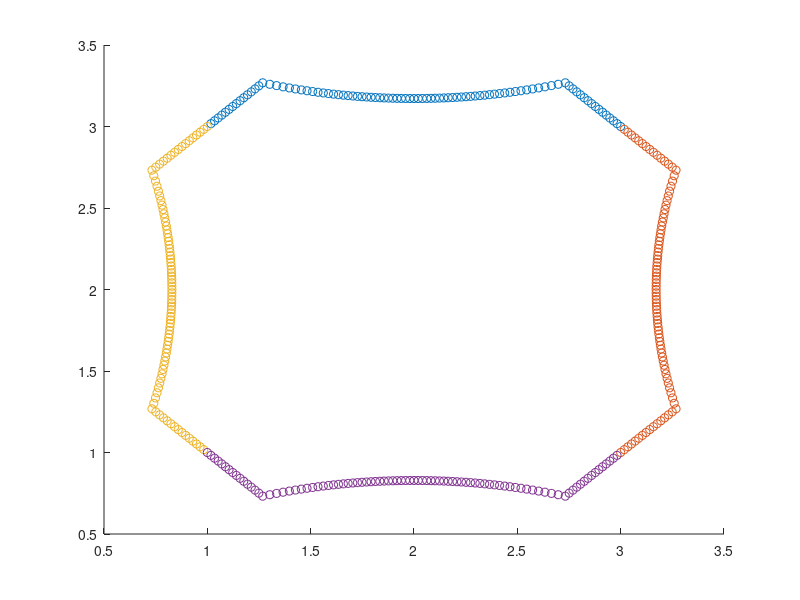
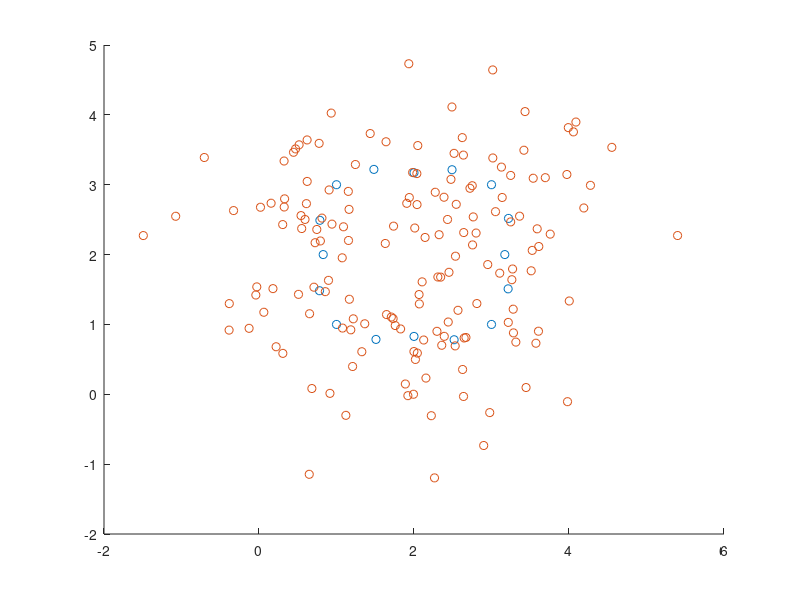

These figures' MATLAB source, in order:
%constellation_point_trace.m
% purpose: to find trace of point, given the constrains to maximize the 
% distance among different quadrant.
% author: Cantjie
% last updated at 2019/03/27


clear;

theta_deg = 1:90;
N_sampling = 1;
theta_rad = theta_deg / 180 * pi;

SNR = 10;


a = zeros(1,90 * N_sampling);
% a(1:15) = 1 ./ cos(deg2rad(theta_deg(1:15)));
% a(16:45) = 2 * sqrt(2) * cos(deg2rad(45 - theta_deg(16:45))) - 2 * sqrt(sin(deg2rad((2 * theta_deg(16:45)))));
a(1:15 * N_sampling) = 1 ./ cos(theta_rad(1:15 * N_sampling));
a(15 * N_sampling + 1 : 75 * N_sampling) ...
    = 2 * sqrt(2) * cos(deg2rad(45) - theta_rad(15 * N_sampling + 1 : 75 * N_sampling)) ...
      - 2 * sqrt(sin(2 * theta_rad(15 * N_sampling + 1 : 75 * N_sampling)));
% a(45 * N_sampling + 1 : 75 * N_sampling) ...
%     = 2 * sqrt(2) * cos(deg2rad(45) - theta_rad(15 * N_sampling + 1 : 45 * N_sampling)) ...
%       - 2 * sqrt(sin(2 * theta_rad(15 * N_sampling + 1 : 45 * N_sampling)));
a(75 * N_sampling + 1 : 90 * N_sampling) = 1 ./ sin(theta_rad(75 * N_sampling + 1 : 90 * N_sampling));

Sr = sqrt(2) .* a .* sin(deg2rad(45) - theta_rad);
Cr = sqrt(2) .* a .* cos(deg2rad(45) - theta_rad); 

A = [2 - Sr; 2 + Cr];
B = [2 + Cr; 2 + Sr];
C = [2 - Cr; 2 - Sr];
D = [2 + Sr; 2 - Cr];
figure(1)
scatter(A(1,:),A(2,:));
hold on;
scatter(B(1,:),B(2,:));
scatter(C(1,:),C(2,:));
scatter(D(1,:),D(2,:));

%%
SNR = 10;
% 
% A_awgn = awgn(A,SNR,'measured');
% B_awgn = awgn(B,SNR,'measured');
% C_awgn = awgn(C,SNR,'measured');
% D_awgn = awgn(D,SNR,'measured');
% 
% 
% % figure
% scatter(A_awgn(1,:),A_awgn(2,:));
% hold on
% scatter(B_awgn(1,:),B_awgn(2,:));
% scatter(C_awgn(1,:),C_awgn(2,:));
% scatter(D_awgn(1,:),D_awgn(2,:));


%%
number_of_rotate_bits = 4;

theta_rotate_deg = 360 / (2^number_of_rotate_bits);

theta_selected = floor(0:theta_rotate_deg:360);
theta_selected(1) = [];  % delete the first element 0 ;

vertex = [A,B,C,D];
vertex_selected = vertex(:,theta_selected);
vertex_selected_rep = repmat(vertex_selected,1,10);
vertex_selected_rep_awgn = awgn(vertex_selected_rep,SNR,'measured');

figure(2)
scatter(vertex_selected(1,:), vertex_selected(2,:));
hold on 
scatter(vertex_selected_rep_awgn(1,:),vertex_selected_rep_awgn(2,:));










